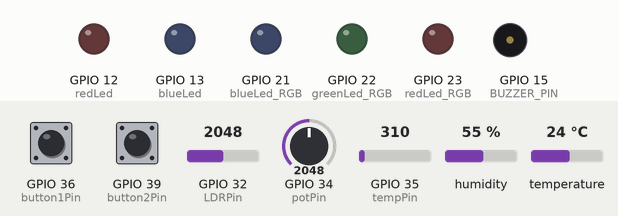
Simulated run of this sketch. Board: ESP32. On the bench: output pins drawn as LEDs (lit = HIGH), buzzer (waves = sounding). Inputs (shaded band) come from the test bench; at power-on: GPIO 34 (potPin) = 2048, GPIO 32 (LDRPin) = 2048, GPIO 35 (tempPin) = 310, GPIO 36 (button1Pin) HIGH, GPIO 39 (button2Pin) HIGH, humidity 55 %, temperature 24 °C. WiFi joins after 1.5 s; servers stay silent unless stated; no MQTT or app messages arrive unless stated; what the sketch prints to the serial monitor is not drawn.

Above: at 3.7 s.
3.8 s: GPIO 34 (potPin) set to 216
At 13.4 s:
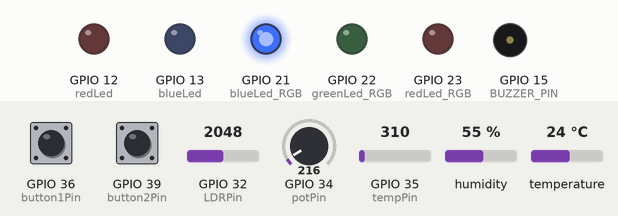
At 15.0 s:
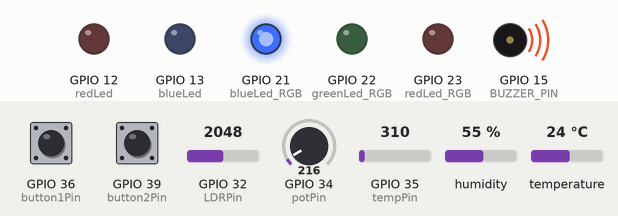
Timing chart, 0 to 50.4 s (numbered marks = the images above; inputs shaded):
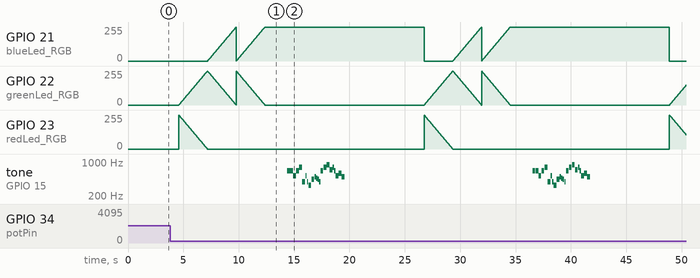

Measured:
- after the input at 3.8 s, tone on GPIO 15 (BUZZER_PIN): plays 659 Hz for 0.25 s, 659 Hz for 0.12 s, 659 Hz for 0.12 s, 523 Hz for 0.25 s, 659 Hz for 0.25 s, 784 Hz for 0.25 s … (24 notes in this stretch), starting after 10.6 s
- by itself, GPIO 23 (redLed_RGB): ramps from 255/255 to 0/255 and jumps back, once every 22.2 s

The sketch:

main.ino
```cpp
#include <DHT.h>
#include <IRremote.hpp>
#include <WiFi.h>
#include <PubSubClient.h>
#include <ArduinoJson.h>

#define DHTTYPE DHT11
#define DHT11PIN 19
DHT dht(DHT11PIN, DHTTYPE);

#define redLed 12
#define blueLed 13
#define LDRPin 32

const int redLed_RGB = 23;
const int greenLed_RGB = 22;
const int blueLed_RGB = 21;

const int button1Pin = 36;
const int button2Pin = 39;

const int potPin = 34;

const int tempPin = 35;

const int BUZZER_PIN = 15;

const int IR_RECEIVER_PIN = 33;

size_t ligarDesligar = 'A';
size_t timer = 'B';
size_t nebula = '3';
size_t aumentarBrilho = '1';
size_t diminuirBrilho = '5';
size_t aumentarGiro = '4';
size_t diminuirGiro = '2';
size_t diminuirEstrelas = 'C';
size_t aumentarEstrelas = 'D';
size_t modoEstelar = 'E';
size_t ligarDesligarEstrelas = 'F';
size_t reset = '1A';

int button1State = 0;
int button2State = 0;

int shireNotas[] = { 659, 659, 659, 523, 659, 784, 392, 523, 392, 330, 440, 494, 466, 440, 392, 659, 784, 880, 698, 784, 659, 523, 587, 494 };
int shireDuracao[] = { 250, 125, 125, 250, 250, 250, 250, 125, 125, 250, 250, 125, 125, 125, 125, 250, 250, 250, 250, 125, 125, 250, 250, 250 };

int mordorNotas[] = { 220, 196, 165, 220, 196, 165, 220, 196, 165, 247, 220, 196, 165 };
int mordorDuracao[] = { 500, 500, 500, 500, 500, 500, 500, 500, 500, 500, 500, 500, 500 };

const char* ssid = "nome da sua rede";
const char* password = "senha da sua rede";

const char* mqtt_server = "número de IP do host";
const int mqtt_port = 1883;
const char*  mqtt_user = "seu usuário do broker";
const char* mqtt_password = "sua senha do broker";

WiFiClient espClient;
PubSubClient client(espClient);

#define statusTopic "sensores/HYM302/dados"


void setup_wifi()
{
  delay(10);
  Serial.println();
  Serial.print("Conectando a ");
  Serial.println(ssid);

  WiFi.begin(ssid, password);

  while(WiFi.status() != WL_CONNECTED) {
    delay(500);
    Serial.print(".");
  }

  Serial.println("");
  Serial.println("WiFi conectado.");
  Serial.println("Ender. de IP: ");
  Serial.println(WiFi.localIP());
}

void reconnect() {
  while(!client.connected()) {
    Serial.print("Tentando conectar ao MQTT...");
    if(client.connect("ESP32Client", mqtt_user, mqtt_password)){
      Serial.println("conectado");
    }else{

      Serial.print("failed rc=");
      Serial.print(client.state());
      Serial.println(" tentando de novo em 5 segundos");
      delay(5000);
    }
  }
}

void melodia(int notas[], int duracao[], int tempo)
{
  for (int i = 0; i < tempo; i++) {
    if (notas[i] == 0) {
      delay(duracao[i]);
    } else {
      tone(BUZZER_PIN, notas[i], duracao[i]);
      delay(duracao[i] * 1.1);
    }
    noTone(BUZZER_PIN);
  }
}

int setColor(int red, int green, int blue)
{
  analogWrite(redLed_RGB, red);
  analogWrite(greenLed_RGB, green);
  analogWrite(blueLed_RGB, blue);

  return 1;
}

void checkPotentiometer()
{
  static int lastPotValue = 0;
  int currentPotValue =  analogRead(potPin);

  if(abs(currentPotValue - lastPotValue)  > 50)
  {
    lastPotValue = currentPotValue;
    int newSpeed = map(currentPotValue, 0, 4095, 5, 100);
    Serial.print("Nova velocidade de transicao: ");
    Serial.print(newSpeed);
    Serial.println("ms");
  }
}

void setup() {
  Serial.begin(115200);
  delay(1000);
  dht.begin();

  IrReceiver.begin(IR_RECEIVER_PIN, ENABLE_LED_FEEDBACK);
  Serial.print("Protocolos suportados: ");
  printActiveIRProtocols(&Serial);

  pinMode(redLed, OUTPUT);
  pinMode(blueLed, OUTPUT);

  pinMode(button1Pin, INPUT);
  pinMode(button2Pin, INPUT);

  pinMode(redLed_RGB, OUTPUT);
  pinMode(greenLed_RGB, OUTPUT);
  pinMode(blueLed_RGB, OUTPUT);

  pinMode(BUZZER_PIN, OUTPUT);

  setup_wifi();
  client.setServer(mqtt_server, mqtt_port);

  client.setKeepAlive(60);

  client.setSocketTimeout(30);
}

void loop() {
  if(!client.connected()){
    reconnect();
  }

  client.loop();

  //StaticJsonDocument<256> doc;
  String payload = "{";
// ------- BUTTONS -------

  button1State = digitalRead(button1Pin);


  int redLedStatus = 0;
  int blueLedStatus = 0;

  if(button1State == LOW){
    digitalWrite(redLed, HIGH);
    redLedStatus = 1;

  }else{

    digitalWrite(redLed, LOW);
  }
  payload += "\"Led_vermelho\":" + String(redLedStatus) + ",";
  payload += "\"botao_1\":" + String(button1State) + ",";

  button2State = digitalRead(button2Pin);

  payload += "\"botao_2\":" + String(button2State) + ",";
  if(button2State == LOW){
    digitalWrite(blueLed, HIGH);
    blueLedStatus = 1;
  }else{

    digitalWrite(blueLed, LOW);
  }
  payload += "\"Led_azul\":" + String(blueLedStatus) + ",";

// ------- DHT11 -------
  Serial.println("\n");
  delay(2000);

  Serial.println("Leitura do sensor DHT11: ");

  float umidade = dht.readHumidity();


  float temperatura = dht.readTemperature();


  if(isnan(umidade) || isnan(temperatura))
  {
    Serial.println("Falha ao ler o DHT11");
    return;
  }

  Serial.print("Umidade: ");
  Serial.print(umidade);
  Serial.println("%");

  payload += "\"umidade\":" + String(umidade) + ",";

  Serial.print("Temperatura: ");
  Serial.print(temperatura);
  Serial.println("°C");
  Serial.println();

  payload += "\"temp_DHT11\":" + String(temperatura) + ",";
// ------- POTENTIOMETER -------

  int potValue = analogRead(potPin);
  int transitionSpeed = map(potValue, 0, 4095, 5, 100);
  payload += "\"potenciometro\":" + String(transitionSpeed) + ",";
  int RGBSStatus = 0;
// ------- LED RGB -------
  for(int i = 0;  i < 256; i++) {
    RGBSStatus = setColor(255 - i, i, 0);
    delay(transitionSpeed);
    checkPotentiometer();
  }

  for(int i = 0;  i < 256; i++) {
    RGBSStatus = RGBSStatus + setColor(0, 255 - i, i);
    delay(transitionSpeed);
    checkPotentiometer();
  }

  for(int i = 0;  i < 256; i++) {
    RGBSStatus = RGBSStatus + setColor(0, 255 - i, i);
    delay(transitionSpeed);
    checkPotentiometer();
  }

// ------- LM35 -------
  float tempC;
  float temperaturaLM;

  tempC = (analogRead(tempPin) * 3.3) / 4095.0;
  delay(10);
  temperaturaLM = tempC * 100.0;
  payload += "\"temp_LM35\":" + String(temperaturaLM) + ",";
  Serial.print("Temperatura LM35 - ");
  Serial.print(temperaturaLM, 1);
  Serial.println(" °C");
  delay(1000);

// ------- LDR e BUZZER-------
  float ldrValue = analogRead(LDRPin);


  float voltage = ldrValue * (3.3 / 4095.0);

  Serial.print("Valor do brilho da luz: ");
  Serial.print(ldrValue);
  Serial.print(" | Voltage: ");
  Serial.print(voltage, 2);
  Serial.println("V");

  delay(1000);

  String musica;
  if (ldrValue < 1500) {
    Serial.println("Escuroo...");
    melodia(mordorNotas, mordorDuracao, sizeof(mordorNotas) / sizeof(int));
    musica = "mordor";

  } else {
    Serial.println("Claroo!!!");
    melodia(shireNotas, shireDuracao, sizeof(shireNotas) / sizeof(int));
    musica = "shire";
  }
  payload += "\"tema\":\"" + musica + "\",";
  delay(5000);

// -------IR RECEIVER-------
  if(IrReceiver.decode())
  {
    Serial.print("Protocolo: ");
    Serial.print(getProtocolString(IrReceiver.decodedIRData.protocol));
    payload += String("\"protocolo_IR\":\"") + String(getProtocolString(IrReceiver.decodedIRData.protocol)) + "\",";
    Serial.print(", Valor: ");
    Serial.println(IrReceiver.decodedIRData.command, HEX);
    int comando = IrReceiver.decodedIRData.command;
    payload += "\"comando\":" + String(comando) + ",";
    Serial.print("Bits: ");
    Serial.println(IrReceiver.decodedIRData.numberOfBits);


    IrReceiver.resume();
  }
  payload += "\"rssi\":" + String(WiFi.RSSI());
  payload += "}";

  client.publish(statusTopic, payload.c_str());

  if (client.state()) {
    Serial.print("Publish failed, state=");
    Serial.println("Publish failed!");
  }else {
    Serial.println("-----------------------------------------------------");
    Serial.println(client.state());
    Serial.println("Dados enviados: " + payload);
    Serial.println("-----------------------------------------------------");
  }

  delay(100);
}
```
